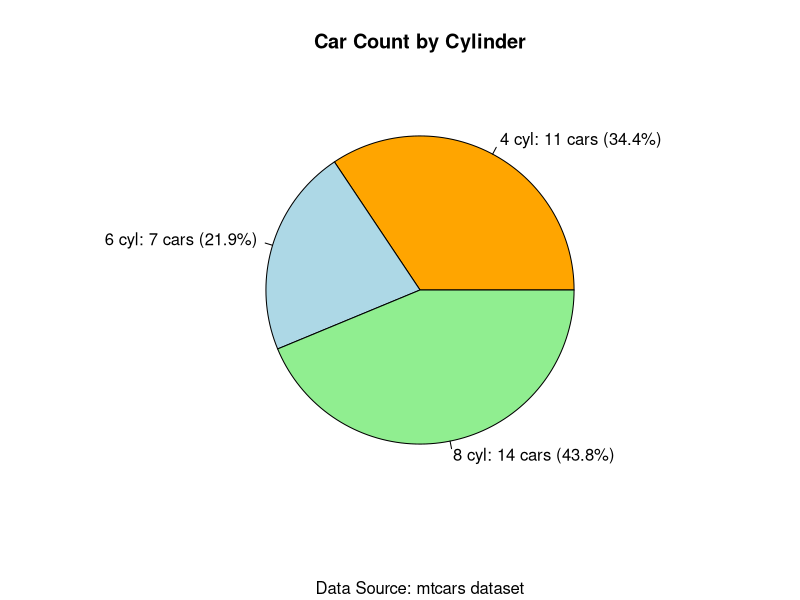

Here is the R script that generated this plot:
# ─────────────────────────────────────────────────────────────
# 🥧 Base R Pie Chart Diagnostic Script (Counts + Percentages)
# Author: NAIMUDDIN
# Purpose: Visualize car count by cylinder with count + percentage labels
# ─────────────────────────────────────────────────────────────

# Step 1: Create frequency table of cylinder counts
cyl_counts <- table(mtcars$cyl)

# Step 2: Generate percentage values
pct <- round(100 * cyl_counts / sum(cyl_counts), 1)

# Step 3: Create combined labels (counts + percentages)
labels <- paste0(names(cyl_counts), " cyl: ",
                 cyl_counts, " cars (", pct, "%)")

# Step 4: Generate pie chart with combined labels
pie(cyl_counts,                                  # Data: counts of cylinders
  labels  = labels,                              # Labels
  main    = "Car Count by Cylinder",             # Plot title
  sub     = "Data Source: mtcars dataset",       # Subtitle
  col     = c("orange", "lightblue", "lightgreen"), # Slice colors
  border  = "black"                              # Border color for slices
)
